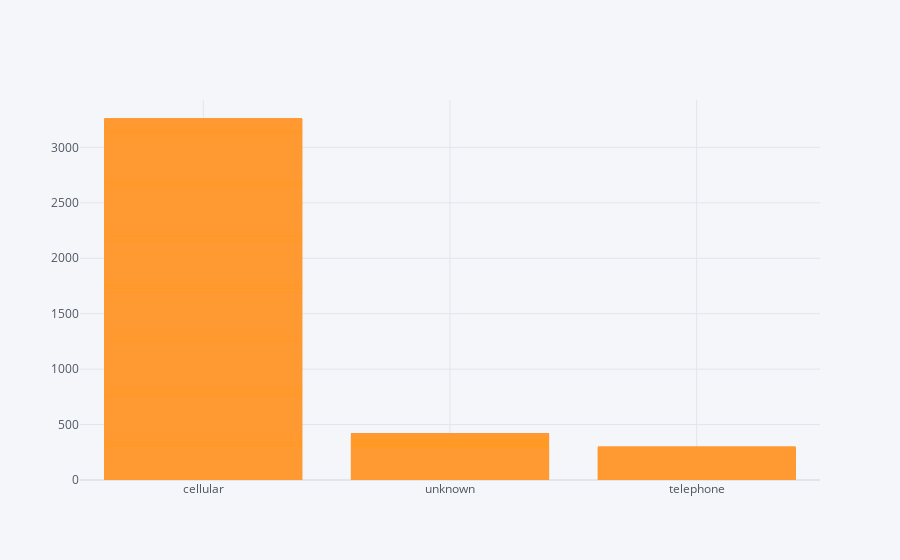

Write notebook code for a chart like this one.
### Code cell
data.iplot(kind='bar', x='contact' ,y='result')

### Figure 1 — Plotly figure (JSON) as saved in the notebook; plotly's stock layout.template omitted (floating-point values rounded to 4 significant figures; data arrays with more than 128 entries replaced by an {"elided": "..."} marker saying what was removed)
{"data": [{"marker": {"color": "rgba(255, 153, 51, 0.6)", "line": {"color": "rgba(255, 153, 51, 1.0)", "width": 1}}, "name": "result", "orientation": "v", "text": "", "type": "bar", "x": {"elided": "12870 str values"}, "y": {"elided": "12870 int values"}}], "layout": {"legend": {"bgcolor": "#F5F6F9", "font": {"color": "#4D5663"}}, "paper_bgcolor": "#F5F6F9", "plot_bgcolor": "#F5F6F9", "title": {"font": {"color": "#4D5663"}}, "xaxis": {"gridcolor": "#E1E5ED", "showgrid": true, "tickfont": {"color": "#4D5663"}, "title": {"font": {"color": "#4D5663"}, "text": ""}, "zerolinecolor": "#E1E5ED"}, "yaxis": {"gridcolor": "#E1E5ED", "showgrid": true, "tickfont": {"color": "#4D5663"}, "title": {"font": {"color": "#4D5663"}, "text": ""}, "zerolinecolor": "#E1E5ED"}}}
